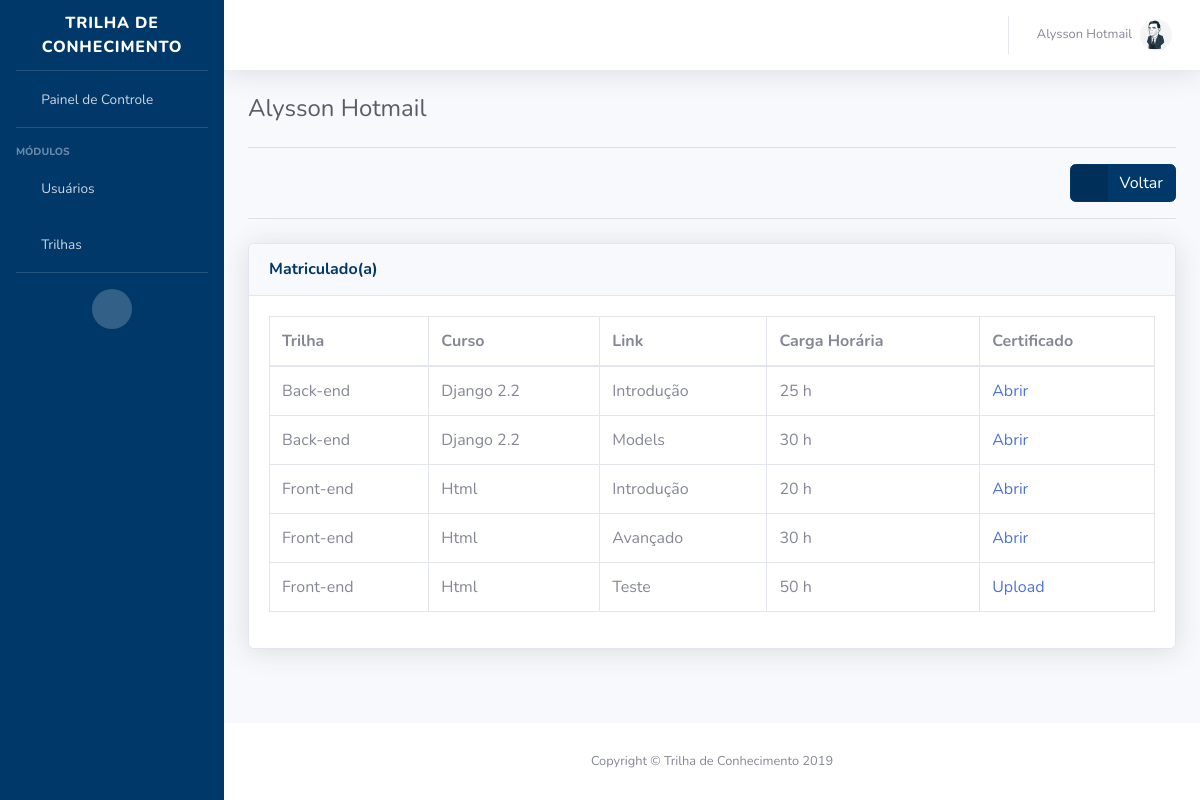
Screenshot of /trilhas/user_link_curso/2/ (signed in) with the database file from the repository.
### appTrilhas/models.py (models this page shows, shortened)
class User(AbstractUser):
    matricula = models.CharField(max_length=10, unique=True)
    ativo = models.BooleanField(default=False)
    username = models.CharField(max_length=10, blank=True)
    email = models.EmailField(max_length=70, unique=True)
    name = models.CharField(max_length=130, blank=False, null=False)
    data_nascimento = models.DateField(null=True)
    genero = models.CharField(max_length=15, choices=(('F', 'Feminino'), ('M', 'Masculino'), ('O', 'Outros')))
    role = models.CharField(max_length=20,
                            choices=(('Administrador', 'Administrador'),
                                     ('Estudante', 'Estudante'),
                                     ('Moderador', 'Moderador')),
                            default='Estudante', null=False)
    imagem = ProcessedImageField(upload_to='usuarios', processors=[ResizeToFit(200, 200)], null=True, blank=True)
    cursoLink = models.ManyToManyField('LinkCurso', through='User_Link', related_name='users')
    trilhaProgresso = models.ManyToManyField('Trilha', through='Trilha_User', related_name='users')
    trilha = models.ManyToManyField(Trilha)
    USERNAME_FIELD = 'matricula'
    REQUIRED_FIELDS = ['username', 'email', 'name', 'role']

class LinkCurso(models.Model):
    nome = models.CharField(max_length=128, blank=False, null=False)
    link = models.URLField(null=True)
    carga_horaria = models.IntegerField(null=True, default=0)
    esta_concluido = models.BooleanField(default=False)
    curso = models.ForeignKey('Curso', on_delete=models.CASCADE, null=True)
    def __str__(self):
        return self.nome

class Curso(models.Model):
    nome = models.CharField(max_length=128, blank=False, null=False)
    carga_horaria = models.IntegerField(null=True, default=0)
    esta_concluido = models.BooleanField(default=False)
    descricao = models.TextField(max_length=300, blank=True, null=True)
    trilha = models.ForeignKey('Trilha', on_delete=models.CASCADE, null=True)
    progresso = models.FloatField(default=0)
    def __str__(self):
        return self.nome

class Trilha(models.Model):
    nome = models.CharField(max_length=128, blank=False, null=False)
    data_de_criacao = models.DateTimeField('Criado em', auto_now_add=True)
    data_de_conclusao = models.DateTimeField('Concluido em', auto_now_add=True)
    data_de_inicio = models.DateTimeField(null=True)
    esta_concluido = models.BooleanField(default=False)
    carga_horaria = models.IntegerField(null=True, default=0)
    imagem = ProcessedImageField(upload_to='trilhas', processors=[ResizeToFit(300, 250)])
    descricao = models.TextField(max_length=300, blank=True, null=True)
    def __str__(self):
        return self.nome

class User_Link(models.Model):
    user = models.ForeignKey('User', related_name='user_link', on_delete=models.SET_NULL, null=True)
    cursoLink = models.ForeignKey('LinkCurso', related_name='user_link', on_delete=models.SET_NULL, null=True)
    certificado = models.FileField(upload_to='certificados', null=True, blank=True)
    data_upload = models.DateTimeField('Data do upload', auto_now_add=True)

### appTrilhas/views.py (the view, shortened to what this page needs)
# urls.py: path('user_link_curso/<int:id>/', curso_link_user, name='user_link_curso'),
@login_required()
def curso_link_user(request, id):
    context = {}
    cursos = []
    linksCursos = []
    user = get_object_or_404(User, pk=id)
    context['form'] = UserLinkCursoForm(instance=user)
    for trilha in user.trilha.all():
        cursos.append(Curso.objects.filter(trilha=trilha))
    for curso in cursos:
        linksCursos.append(LinkCurso.objects.filter(curso__in=curso))
    context['userLinks'] = User_Link.objects.filter(user=user)
    context['allLinks'] = LinkCurso.objects.all()
    context['links_users'] = linksCursos
    context['user'] = user
    return render(request, 'gerenciar_user_trilhas.html', context)

### templates/gerenciar_user_trilhas.html (shortened to what this page needs)
{% extends '_base.html' %}
{% block content %}
        <div class="container-fluid">
          <h1 class="h4 mb-4 text-gray-800">{{ user.name }}</h1>
          <hr>
          <div class="float-right float-sm-right float-md-right float-lg-right float-xl-right">
            <a href="{% url 'consultar_users' %}" class="btn btn-std btn-icon-split">
              <span class="icon text-white-50">
                <i class="fas fa-arrow-left"></i>
              </span>
              <span class="text">Voltar</span>
            </a>
          </div>
          <div class="clearfix"></div>
          <hr>
          <div class="card shadow mt-4 mb-4">
            <div class="card-header py-3">
              <h6 class="m-0 font-weight-bold text-std">Matriculado(a)</h6>
            </div>
            <div class="card-body">
              <div class="table-responsive">
                <table class="table table-bordered" id="dataTable" width="100%" cellspacing="0">
                  <thead>
                    <tr>
                      <th>Trilha</th>
                      <th>Curso</th>
                      <th>Link</th>
                      <th>Carga Horária</th>
                      <th>Certificado</th>
                    </tr>
                  </thead>
                  <tbody>
                    {% for linkCurso in links_users %}
                      {% for link in linkCurso %}
                        <tr>
                          <td>{{ link.curso.trilha }}</td>
                          <td>{{ link.curso }}</td>
                          <td>{{ link }}</td>
                          <td>{{ link.carga_horaria }} h</td>
                          {% if userLinks %}
                              {% for userCertificado in userLinks %}
                                  {% if userCertificado.certificado and userCertificado.cursoLink == link %}
                                      <td><a href="{{ userCertificado.certificado.url }}" target="_blank">Abrir</a></td>
                                  {% elif userCertificado.cursoLink == link %}
                                      <td><a href="{% url 'upload_certificado' user.pk link.pk %}">Upload</a></td>
                                  {% endif %}
                              {% endfor %}
                          {% else %}
                              <td><a href="{% url 'upload_certificado' user.pk link.pk %}">Upload</a></td>
                          {% endif %}
                        </tr>
                      {% endfor %}
                    {% endfor %}
                  </tbody>
                </table>
              </div>
            </div>
          </div>
        </div>
      </div>
{% endblock %}

### templates/_base.html (shortened to what this page needs)
<!DOCTYPE html>
{% load static %}
<html lang="pt-br">
<head>
  <link href="{% static 'vendor/fontawesome-free/css/all.min.css' %}" rel="stylesheet" type="text/css">
  <link href="{% static 'css/sb-admin-2.css' %}" rel="stylesheet">
  <link rel="stylesheet" type="text/css" href="{% static 'css/estilo-dashboard-admin.css' %}">
  <link href="{% static 'vendor/datatables/dataTables.bootstrap4.min.css' %}" rel="stylesheet">
</head>
<body id="page-top">
  <div id="wrapper">
    <ul class="navbar-nav bg-gradient-primary sidebar sidebar-dark accordion" id="accordionSidebar">
      <a class="sidebar-brand d-flex align-items-center justify-content-center" href="{% url 'admin_painel' %}">
        <div class="sidebar-brand-text mx-3">Trilha de Conhecimento</div>
      </a>
      <hr class="sidebar-divider my-0">
      <li class="nav-item">
        <a class="nav-link" href="{% url 'admin_painel' %}">
          <i class="fas fa-fw fa-tachometer-alt"></i>
          <span>Painel de Controle</span></a>
      </li>
      <hr class="sidebar-divider">
      <div class="sidebar-heading">
        Módulos
      </div>
      <li class="nav-item">
        <a class="nav-link collapsed" href="#" data-toggle="collapse" data-target="#collapseTwo" aria-expanded="true" aria-controls="collapseTwo">
          <i class="fas fa-fw fa-user-friends"></i>
          {% if request.user.role == 'Administrador' %}
            <span>Gerenciar Usuários</span>
          {% else %}
            <span>Usuários</span>
          {% endif %}
        </a>
      </li>
      <li class="nav-item">
        <a class="nav-link collapsed" href="#" data-toggle="collapse" data-target="#collapseThree" aria-expanded="true" aria-controls="collapseThree">
          <i class="fas fa-fw fa-tree"></i>
          {% if request.user.role == 'Administrador' %}
            <span>Gerenciar Trilhas</span>
          {% else %}
            <span>Trilhas</span>
          {% endif %}
        </a>
      </li>
      <hr class="sidebar-divider d-none d-md-block">
      <div class="text-center d-none d-md-inline">
        <button class="rounded-circle border-0" id="sidebarToggle"></button>
      </div>
    </ul>
    <div id="content-wrapper" class="d-flex flex-column">
      <div id="content">
        <nav class="navbar navbar-expand navbar-light bg-white topbar mb-4 static-top shadow">
          <ul class="navbar-nav ml-auto">
            <li class="nav-item dropdown no-arrow">
              <a class="nav-link dropdown-toggle" href="#" id="userDropdown" role="button" data-toggle="dropdown" aria-haspopup="true" aria-expanded="false">
                <span class="mr-2 d-none d-lg-inline text-gray-600 small"> {{ request.user.name }} </span>
                {% if request.user.imagem %}
                  <img src="{{ request.user.imagem.url }}" class="img-profile rounded-circle" alt="imagem de perfil"/>
                {% else %}
                  <img src="{% static 'img/default_profile.png' %}" class="img-profile rounded-circle" alt="imagem de perfil"/>
                {% endif %}
              </a>
            </li>
          </ul>
        </nav>
          {% block content %} {% endblock %}
      <footer class="sticky-footer bg-white">
        <div class="container my-auto">
          <div class="copyright text-center my-auto">
            <span>Copyright &copy; Trilha de Conhecimento 2019</span>
          </div>
        </div>
      </footer>
    </div>
  </div>
</body>
</html>

### static/css/estilo-dashboard-admin.css (style rules this page uses)
.btn-std { color: #fff; background-color: #003869; border-color: #003869; }
.text-std { color: #003869; }

### rows the page displays
User: user.name "Alysson Hotmail", user.imagem (picture), name "Alysson Hotmail"
LinkCurso: curso.trilha "Back-end", curso "Django 2.2", nome "Introdução", carga_horaria "25"
LinkCurso: curso.trilha "Back-end", curso "Django 2.2", nome "Models", carga_horaria "30"
LinkCurso: curso.trilha "Front-end", curso "Html", nome "Introdução", carga_horaria "20"
LinkCurso: curso.trilha "Front-end", curso "Html", nome "Avançado", carga_horaria "30"
LinkCurso: curso.trilha "Front-end", curso "Html", nome "Teste", carga_horaria "50"
User_Link: certificado "Upload"
